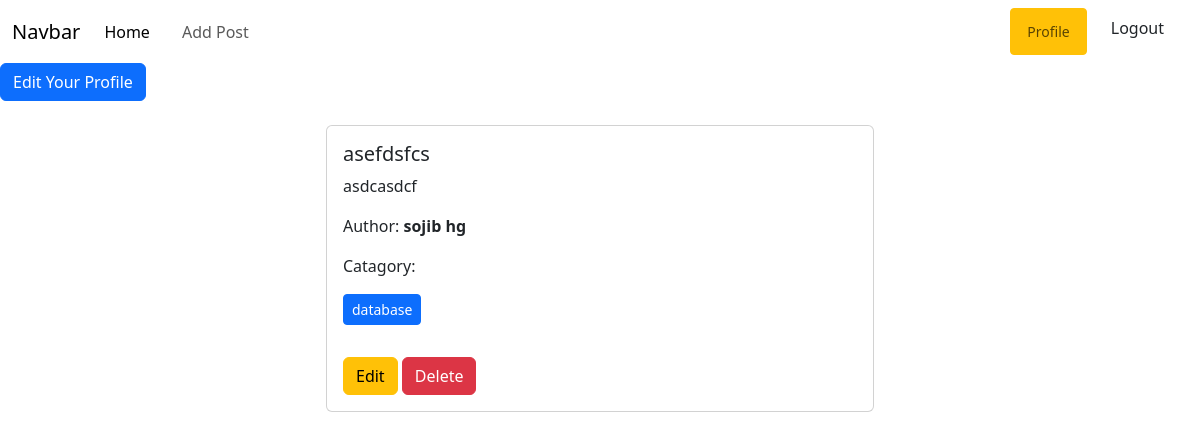
The page /author/profile/ (signed in) on the database as committed earlier.
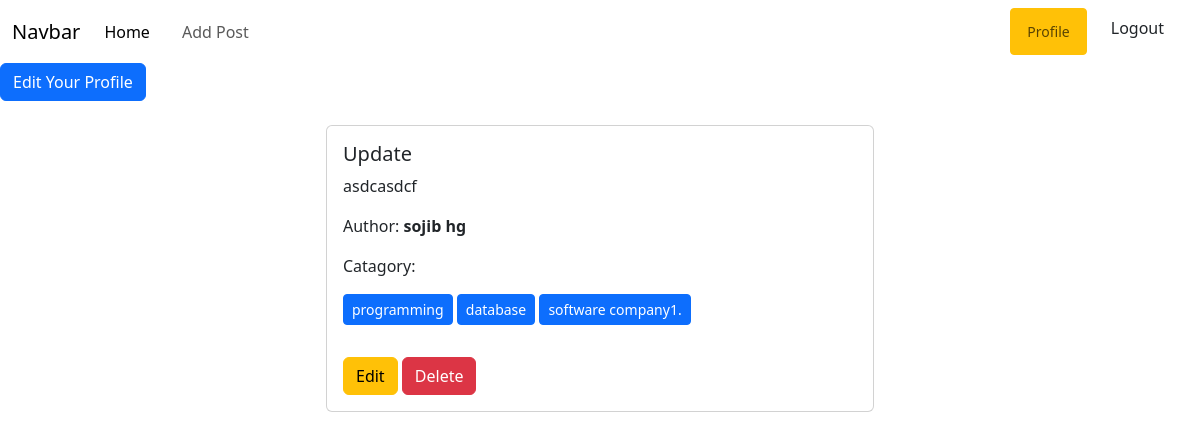
The same page on the database as committed later.
### posts/models.py (models this page shows, shortened)
class post(models.Model):
    title = models.CharField(max_length=50)
    content = models.TextField()
    category = models.ManyToManyField(catagori) # ekta post multiple categorir moddhe thakte pare abar ekta categorir moddhe multiple post thakte pare
    author = models.ForeignKey(User, on_delete=models.CASCADE)

### catagories/models.py (models this page shows)
class catagori(models.Model):
    name = models.CharField(max_length=100)
    slug = models.SlugField(max_length=100, unique=True, null=True, blank=True)
    def __str__(self):
        return f"{self.name}"

### authors/views.py (the view)
# urls.py: path('profile/',profilepage,name='profile_page'),
@login_required
def profilepage(request):
    data = post.objects.filter(author = request.user)
    return render(request,'profile.html',{'data':data})

### authors/templates/profile.html
{% extends "base.html" %}
{% load crispy_forms_tags %}
 {% block content %}
 <div>
    <a class="btn btn-primary" href="{% url 'edit_profile_page' %}">
      Edit Your Profile</a>
<div class="row d-flex flex-wrap justify-content-center px-4 pt-4">
  {% for post in data %}
  <div class="col-sm-3 col-md-6">
      <div class="card mx-2">
        <div class="card-body">
          <h5 class="card-title">{{post.title}}</h5>
          <p class="card-text"> {{post.content}}</p>
          <p class="card-text"> Author: <b>{{post.author.first_name}}</b></p>
          <p class="card-text"> Catagory:
              <p  >{% for cat in post.category.all %}
                  <p class=" btn btn-primary btn-sm " disabled >  {{cat}} <b></b></p>
                  {% endfor %}
              </p>
          </p>
       <a href="{% url 'edit_page' post.id %} " class="btn btn-warning">Edit</a>
       <a href=" {% url 'delete_page' post.id %}" class="btn btn-danger">Delete</a>
        </div>
      </div>
    </div>
  {% endfor %}
</div>
  </div>
 {% endblock  %}

Rows that differ between the two databases and show on the page:
changed post "asdcasdcf": gains catagori (name "programming"); gains catagori (name "software company1."); title "asefdsfcs" → "Update"
